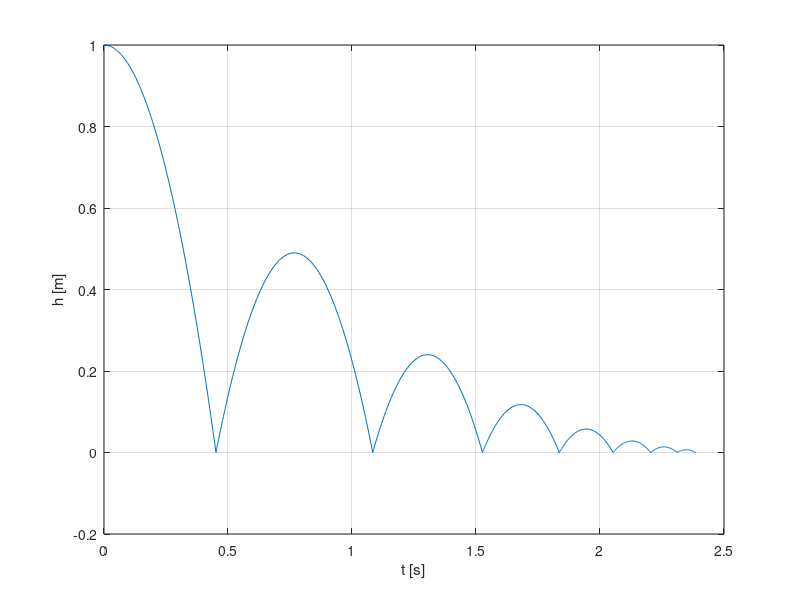

This chart was generated by the following MATLAB code:
function [t,y,impacts] = bouncing_ball_v3
% First eight impacts only; no continuation past the Zeno time.
g=9.81; r=0.7; h0=1; ta=0; z=[h0;0];
t=0; y=z.'; impacts=[];
for j=1:8
    flight=(z(2)+sqrt(z(2)^2+2*g*z(1)))/g;
    opts=odeset('Events',@ground,'RelTol',1e-9,'AbsTol',1e-11,...
        'InitialStep',flight/100,'MaxStep',flight/10);
    [tt,zz,te,ze]=ode45(@(~,z) [z(2);-g],[ta,ta+1.2*flight],z,opts);
    assert(~isempty(te),'Ground event not found.');
    t=[t;tt(2:end)]; y=[y;zz(2:end,:)];
    ta=te(end); z=[0;-r*ze(end,2)];
    impacts(end+1)=ta;
    t=[t;ta]; y=[y;z.']; % Store both sides of the velocity jump.
end
Tz=sqrt(2*h0/g)*(1+r)/(1-r);
fprintf('Last computed impact: %.8f s; Zeno time: %.8f s\n',ta,Tz);
plot(t,y(:,1)); xlabel('t [s]'); ylabel('h [m]'); grid on
    function [value,stop,direction]=ground(t,z)
        value=z(1);
        if t==ta && z(2)>0, value=eps(h0); end
        stop=1; direction=-1;
    end
end
